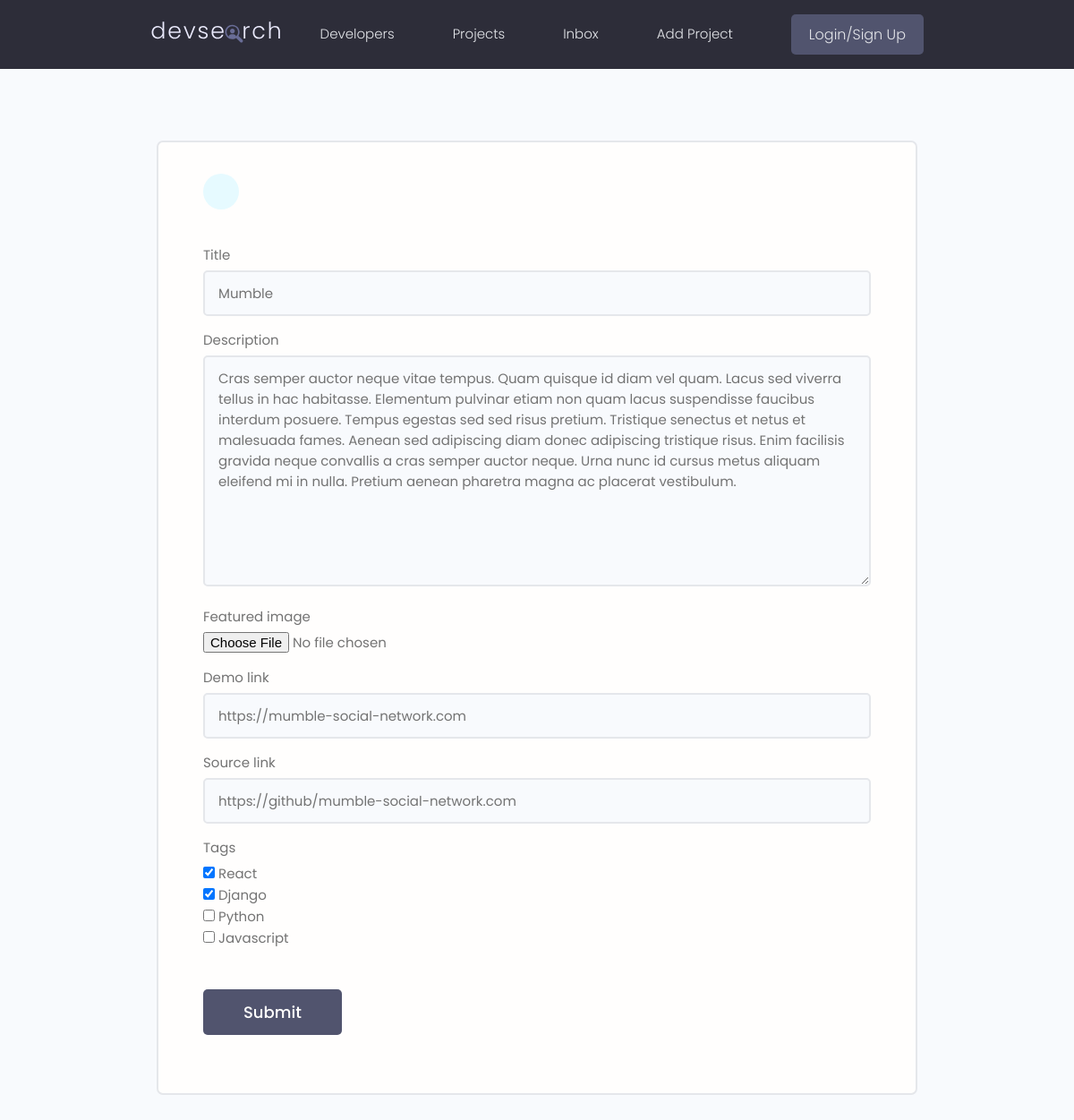
Page /projects/update-project/e468db40066b4d1089edd0a77a3ccba5 on the committed database.
### projects/models.py (models this page shows, shortened)
class Project(models.Model):
    id = models.UUIDField(default=uuid.uuid4, unique=True, primary_key=True, editable=False)
    title = models.CharField(max_length=128)
    description = models.TextField(null=True, blank=True)  # can submit and leave this field empty
    featured_image = models.ImageField(null=True, blank=True, default='default.jpg')  # installed pillow
    demo_link = models.CharField(max_length=256, null=True, blank=True)
    source_link = models.CharField(max_length=256, null=True, blank=True)
    vote_total = models.IntegerField(default=0, null=True, blank=True)
    vote_ratio = models.IntegerField(default=0, null=True, blank=True)
    created = models.DateTimeField(auto_now_add=True)  # auto generating a timestamp
    tags = models.ManyToManyField('Tag', blank=True)
    owner = models.ForeignKey(Profile, null=True, blank=True, on_delete=models.SET_NULL)

### projects/views.py (the view)
# urls.py: path('update-project/<str:pk>', views.update_project, name='update-project'),
def update_project(request, pk):
    single_project = Project.objects.get(id=pk)
    form = ProjectForm(instance=single_project)  # pre-filling the form with the object's data
    if request.method == 'POST':
        form = ProjectForm(request.POST, request.FILES, instance=single_project)
        if form.is_valid():
            form.save()
            return redirect('projects')
    context = {'form': form}
    return render(request, 'projects/project_form.html', context)

### projects/forms.py
class ProjectForm(ModelForm):
    class Meta:
        model = Project
        fields = ['title', 'description', 'featured_image', 'demo_link', 'source_link', 'tags']
        widgets = {
            'title': forms.TextInput(attrs={'class': 'input'}),
            'description': forms.Textarea(attrs={'class': 'input'}),
            'featured_image': forms.FileInput(attrs={'class': 'input'}),
            'demo_link': forms.TextInput(attrs={'class': 'input'}),
            'source_link': forms.TextInput(attrs={'class': 'input'}),
            'tags': forms.CheckboxSelectMultiple(attrs={'class': 'input'}),
        }

### projects/models.py (called while the page is built)
    def __str__(self):
        return f'{self.name}'

### projects/templates/projects/project_form.html (shortened to what this page needs)
{% extends 'base.html' %}
{% block content %}
        <main class="formPage my-xl">
        <div class="content-box">
            <div class="formWrapper">
                <a class="backButton" href="#"></a>
                <br>
                <form class="form" method="POST" enctype="multipart/form-data">
                    {% for field in form %}
                    <div class="form__field">
                        <label for="formInput#text">{{ field.label}} </label>
                        {{ field }}
                    </div>
                    {% endfor %}
                    <input class="btn btn--sub btn--lg  my-md" type="submit" value="Submit" />
                </form>
            </div>
        </div>
    </main>
{% endblock content %}

### static/styles/app.css (style rules this page uses)
:root { --color-sub: #2d2d39; }
.btn--sub { background-color: var(--color-sub-light); }
.content-box { width: 95%; max-width: 85rem; margin: 0 auto; }
.backButton { background: var(--color-main-light); color: var(--color-main); width: 4rem; height: 4rem; display: flex; align-items: center; justify-content: center; border-radius: 50%; }
.formPage .formWrapper { list-style: none; background: var(--color-white); padding: 3.5rem 5rem; border: 2px solid var(--color-light); border-radius: 0.7rem; }

### static/uikit/styles/modules/_variables.css (style rules this page uses)
:root { --color-main: #5aa5b9; --color-main-light: #e6faff; --color-sub: #3f4156; --color-sub-light: #51546e; --color-sub-lighter: #ededfd; --color-text: #737373; --color-gray: #8b8b8b; --color-light: #e5e7eb; --color-light-gray: #767676; --color-bg: #f8fafd; --color-white: #fffefd; --color-white-light: #f3f3f3; --color-success: #359e64; --color-success-bg: #def8e8; --color-error: #fc4b0b; --color-error-bg: #fff2ee; --font-base: 'Poppins', arial, helvetica, 'Segoe UI', roboto, ubuntu, sans-serif; --font-monospace: 'Fira Code', 'Courier New', courier, monospace; --font-regular: 300; --font-medium: 500; --font-bold: 700; --generic-shadow: 1px 1px 5px #00000010; --generic-transition: all 0.3s ease-in-out; }

### static/uikit/styles/modules/_base.css (style rules this page uses)
* { margin: 0; padding: 0; box-sizing: border-box; text-rendering: optimizeLegibility; color: inherit; font-size: inherit; }
html { font-size: 50%; }
@media only screen and (min-width: 480px) { html { font-size: 56.25%; } }
@media only screen and (min-width: 1200px) { html { font-size: 62.5%; } }
body { line-height: 1.6; font-weight: 400; font-size: 1.5rem; color: var(--color-text); background-color: var(--color-bg); min-height: 100vh; }

### static/uikit/styles/modules/_typography.css (style rules this page uses)
* { font-family: var(--font-base); }
a { padding-bottom: 2px; text-decoration: none; display: inline-block; color: var(--color-main); font-weight: var(--font-medium); }

### static/uikit/styles/modules/_utilities.css (style rules this page uses)
.my-md { margin: 3rem auto; }
.my-xl { margin: 8rem auto; }

### static/uikit/styles/modules/_button.css (style rules this page uses)
.btn { display: inline-block; position: relative; cursor: pointer; background-color: var(--color-light); font-weight: var(--font-medium); color: var(--color-sub); text-decoration: none; padding: 1rem 2rem; border-radius: 0.5rem; border: none; width: -webkit-fit-content; width: -moz-fit-content; width: fit-content; height: -webkit-fit-content; height: -moz-fit-content; height: fit-content; font-size: 1.6rem; outline-width: 0; outline-color: transparent; -webkit-backface-visibility: hidden; backface-visibility: hidden; transition: all 0.3s ease-in-out; }
.btn--sub { background-color: var(--color-sub); color: var(--color-white); }
.btn--lg { font-size: 1.8rem; padding: 1.2rem 4.5rem; }

### static/uikit/styles/modules/_form.css (style rules this page uses)
.form { display: block; }
.form__field { margin-top: 1.5rem; margin-bottom: 1.5rem; }
.form__label, .form__field > label { display: block; margin-bottom: 0.5rem; color: var(--color-text); }
input.input[type='text'], input.input[type='email'], input.input[type='password'], input.input[type='number'], textarea.input { min-width: 24rem; width: 100%; padding: 1.2rem 1.5rem; border-radius: 0.5rem; border: 2px solid var(--color-light); transition: all 0.3s ease-in-out; background-color: var(--color-bg); }

### rows in the picture
Project: form "Mumble" "Cras semper auctor neque vitae tempus. Quam quisque id diam vel quam. Lacus sed viverra tellus in hac habitasse. Elementum pulvinar etiam non quam lacus suspendisse faucibus interdum posuere. Tempus egestas sed sed risus pretium. Tristique senectus et netus et malesuada fames. Aenean sed adipiscing diam donec adipiscing tristique risus. Enim facilisis gravida neque convallis a cras semper auctor neque. Urna nunc id cursus metus aliquam eleifend mi in nulla. Pretium aenean pharetra magna ac placerat vestibulum." "https://mumble-social-network.com" "https://github/mumble-social-network.com"

### other values in the picture
{{ field.label }} "Title" "Description" "Featured image" "Demo link" "Source link" "Tags"
